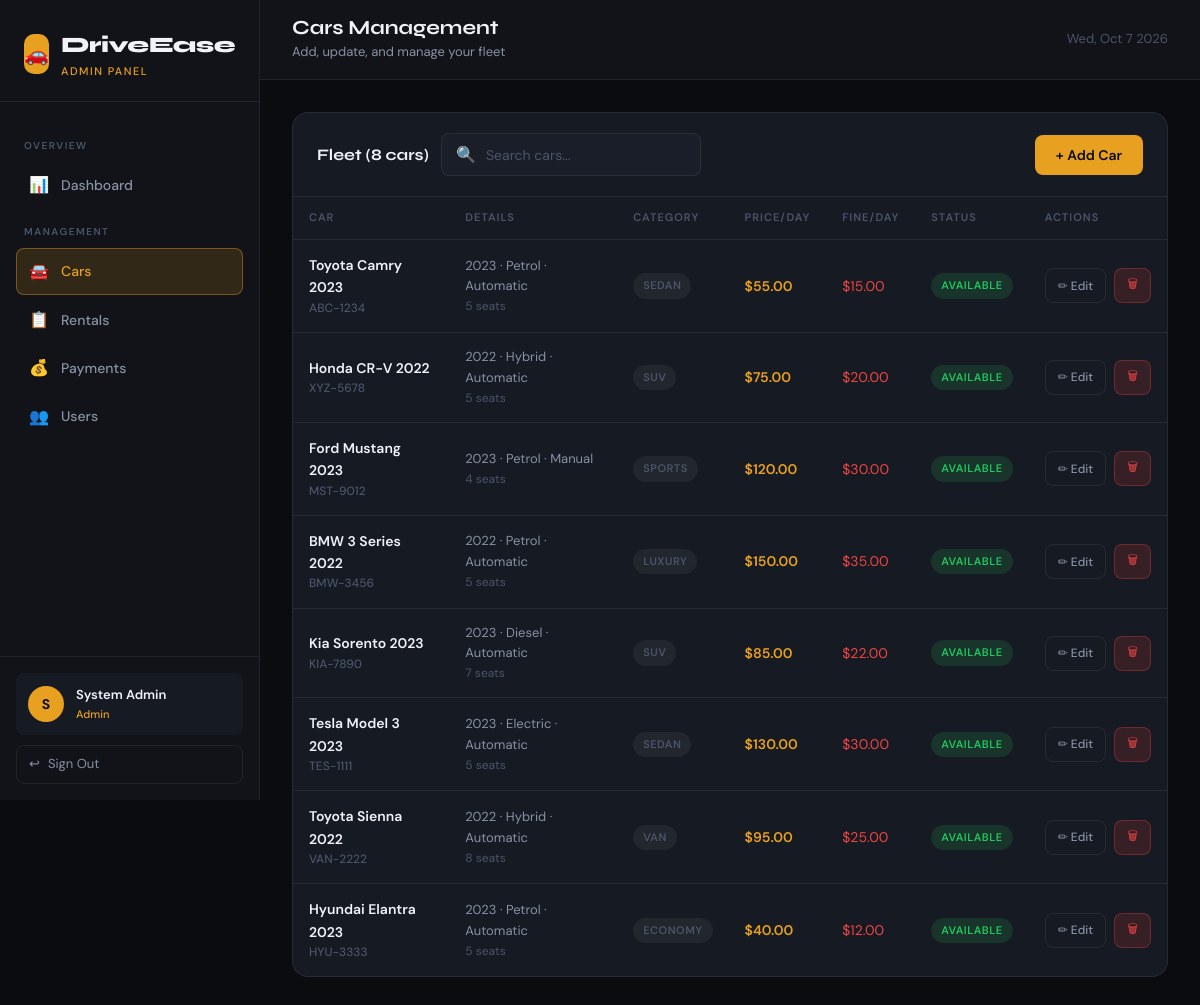
The page /admin/cars.php (signed in) on the database its author committed.
### tables this page shows
CREATE TABLE IF NOT EXISTS cars (
    id INT AUTO_INCREMENT PRIMARY KEY,
    name VARCHAR(100) NOT NULL,
    brand VARCHAR(100) NOT NULL,
    model VARCHAR(100) NOT NULL,
    year INT NOT NULL,
    license_plate VARCHAR(20) NOT NULL UNIQUE,
    category ENUM('economy', 'sedan', 'suv', 'luxury', 'van', 'sports') NOT NULL DEFAULT 'sedan',
    seats INT NOT NULL DEFAULT 5,
    fuel_type ENUM('petrol', 'diesel', 'electric', 'hybrid') NOT NULL DEFAULT 'petrol',
    transmission ENUM('automatic', 'manual') NOT NULL DEFAULT 'automatic',
    price_per_day DECIMAL(10,2) NOT NULL,
    fine_per_day DECIMAL(10,2) NOT NULL DEFAULT 15.00,
    status ENUM('available', 'rented', 'maintenance') NOT NULL DEFAULT 'available',
    image_url VARCHAR(255) DEFAULT NULL,
    description TEXT,
    created_at TIMESTAMP DEFAULT CURRENT_TIMESTAMP,
    updated_at TIMESTAMP DEFAULT CURRENT_TIMESTAMP ON UPDATE CURRENT_TIMESTAMP
);

### includes/functions.php (called while the page is built, shortened)
<?php
function getAllCars($status = null) {
    $conn = getDBConnection();
    if ($status) {
        $stmt = $conn->prepare("SELECT * FROM cars WHERE status = ? ORDER BY created_at DESC");
        $stmt->bind_param("s", $status);
    } else {
        $stmt = $conn->prepare("SELECT * FROM cars ORDER BY created_at DESC");
    }
    $stmt->execute();
    return $stmt->get_result()->fetch_all(MYSQLI_ASSOC);
}
?>

### admin/cars.php (the view, shortened to what this page needs)
<?php
require_once '../includes/functions.php';
require_once '../includes/layout.php';
$cars = getAllCars();
?>
<!DOCTYPE html>
<html lang="en">
<head>
    <link rel="stylesheet" href="../assets/css/style.css">
</head>
<body>
<div class="app-layout">
    <?php renderSidebar('admin', 'cars'); ?>
    <div class="main-content">
        <?php renderTopbar('Cars Management', 'Add, update, and manage your fleet'); ?>
        <div class="page-content">
            <div class="card">
                <div class="card-header">
                    <div class="flex items-center gap-12">
                        <h3 class="card-title">Fleet (<?= count($cars) ?> cars)</h3>
                        <div class="search-bar">
                            <span>🔍</span>
                            <input type="text" id="search-cars" placeholder="Search cars...">
                        </div>
                    </div>
                    <button class="btn btn-primary" onclick="openModal('add-car-modal')">+ Add Car</button>
                </div>
                <div class="table-wrapper">
                    <?php if (empty($cars)): ?>
                    <div class="empty-state">
                        <div class="empty-icon">🚘</div>
                        <div class="empty-title">No cars added yet</div>
                        <div class="empty-text">Add your first car to get started</div>
                    </div>
                    <?php else: ?>
                    <table id="cars-table">
                        <thead>
                            <tr>
                                <th>Car</th>
                                <th>Details</th>
                                <th>Category</th>
                                <th>Price/Day</th>
                                <th>Fine/Day</th>
                                <th>Status</th>
                                <th>Actions</th>
                            </tr>
                        </thead>
                        <tbody>
                            <?php foreach ($cars as $car): ?>
                            <tr>
                                <td>
                                    <div class="fw-600"><?= htmlspecialchars($car['name']) ?></div>
                                    <div style="font-size:12px;color:var(--text-muted)"><?= htmlspecialchars($car['license_plate']) ?></div>
                                </td>
                                <td>
                                    <div style="font-size:13px"><?= $car['year'] ?> · <?= ucfirst($car['fuel_type']) ?> · <?= ucfirst($car['transmission']) ?></div>
                                    <div style="font-size:12px;color:var(--text-muted)"><?= $car['seats'] ?> seats</div>
                                </td>
                                <td><span class="badge badge-muted"><?= ucfirst($car['category']) ?></span></td>
                                <td class="text-accent fw-600">$<?= number_format($car['price_per_day'], 2) ?></td>
                                <td class="text-danger">$<?= number_format($car['fine_per_day'], 2) ?></td>
                                <td>
                                    <?php
                                    $statusBadges = [
                                        'available' => 'badge-success',
                                        'rented' => 'badge-warning',
                                        'maintenance' => 'badge-danger',
                                    ];
                                    $cls = $statusBadges[$car['status']] ?? 'badge-muted';
                                    ?>
                                    <span class="badge <?= $cls ?>"><?= ucfirst($car['status']) ?></span>
                                </td>
                                <td>
                                    <div class="flex gap-8">
                                        <button class="btn btn-outline btn-sm" onclick='editCar(<?= json_encode($car) ?>)'>✏ Edit</button>
                                        <form method="POST" style="display:inline" onsubmit="return confirm('Delete this car?')">
                                            <button type="submit" class="btn btn-danger btn-sm">🗑</button>
                                        </form>
                                    </div>
                                </td>
                            </tr>
                            <?php endforeach; ?>
                        </tbody>
                    </table>
                    <?php endif; ?>
                </div>
            </div>
        </div>
    </div>
</div>
</body>
</html>

### includes/layout.php (shortened to what this page needs)
<?php
function renderSidebar($role, $activePage = '') {
    $isAdmin = ($role === 'admin');
?>
<div class="sidebar" id="sidebar">
    <div class="sidebar-brand">
        <div class="brand-logo">
            <div class="brand-icon">🚗</div>
            <div>
                <div class="brand-name">DriveEase</div>
                <div class="brand-sub"><?= $isAdmin ? 'Admin Panel' : 'Customer' ?></div>
            </div>
        </div>
    </div>
    <nav class="sidebar-nav">
        <?php if ($isAdmin): ?>
        <div class="nav-section-title">Overview</div>
        <a href="dashboard.php" class="nav-item <?= $activePage === 'dashboard' ? 'active' : '' ?>">
            <span class="nav-icon">📊</span> Dashboard
        </a>
        <div class="nav-section-title">Management</div>
        <a href="cars.php" class="nav-item <?= $activePage === 'cars' ? 'active' : '' ?>">
            <span class="nav-icon">🚘</span> Cars
        </a>
        <a href="rentals.php" class="nav-item <?= $activePage === 'rentals' ? 'active' : '' ?>">
            <span class="nav-icon">📋</span> Rentals
        </a>
        <a href="payments.php" class="nav-item <?= $activePage === 'payments' ? 'active' : '' ?>">
            <span class="nav-icon">💰</span> Payments
        </a>
        <a href="users.php" class="nav-item <?= $activePage === 'users' ? 'active' : '' ?>">
            <span class="nav-icon">👥</span> Users
        </a>
        <?php endif; ?>
    </nav>
    <div class="sidebar-footer">
        <div class="user-card">
            <div class="user-avatar"><?= strtoupper(substr($_SESSION['user_name'] ?? 'U', 0, 1)) ?></div>
            <div>
                <div class="user-info-name"><?= htmlspecialchars($_SESSION['user_name'] ?? '') ?></div>
                <div class="user-info-role"><?= $_SESSION['user_role'] ?? '' ?></div>
            </div>
        </div>
        <a href="../logout.php" class="btn-logout">
            <span>↩</span> Sign Out
        </a>
    </div>
</div>
<?php
}
function renderTopbar($title, $subtitle = '') {
?>
<div class="topbar">
    <div>
        <h1 class="topbar-title"><?= $title ?></h1>
        <?php if ($subtitle): ?>
        <div style="font-size:13px;color:var(--text-secondary);margin-top:2px"><?= $subtitle ?></div>
        <?php endif; ?>
    </div>
    <div class="topbar-right">
        <div style="font-size:13px;color:var(--text-muted)"><?= date('D, M j Y') ?></div>
    </div>
</div>
<?php
}
?>

### rows shown on the page
cars: name "Toyota Camry 2023", license_plate "ABC-1234", year "2023", fuel_type "Petrol", transmission "Automatic", seats "5", category "SEDAN", price_per_day "55.00", fine_per_day "15.00", status "AVAILABLE"
cars: name "Honda CR-V 2022", license_plate "XYZ-5678", year "2022", fuel_type "Hybrid", transmission "Automatic", seats "5", category "SUV", price_per_day "75.00", fine_per_day "20.00", status "AVAILABLE"
cars: name "Ford Mustang 2023", license_plate "MST-9012", year "2023", fuel_type "Petrol", transmission "Manual", seats "4", category "SPORTS", price_per_day "120.00", fine_per_day "30.00", status "AVAILABLE"
cars: name "BMW 3 Series 2022", license_plate "BMW-3456", year "2022", fuel_type "Petrol", transmission "Automatic", seats "5", category "LUXURY", price_per_day "150.00", fine_per_day "35.00", status "AVAILABLE"
cars: name "Kia Sorento 2023", license_plate "KIA-7890", year "2023", fuel_type "Diesel", transmission "Automatic", seats "7", category "SUV", price_per_day "85.00", fine_per_day "22.00", status "AVAILABLE"
cars: name "Tesla Model 3 2023", license_plate "TES-1111", year "2023", fuel_type "Electric", transmission "Automatic", seats "5", category "SEDAN", price_per_day "130.00", fine_per_day "30.00", status "AVAILABLE"
cars: name "Toyota Sienna 2022", license_plate "VAN-2222", year "2022", fuel_type "Hybrid", transmission "Automatic", seats "8", category "VAN", price_per_day "95.00", fine_per_day "25.00", status "AVAILABLE"
cars: name "Hyundai Elantra 2023", license_plate "HYU-3333", year "2023", fuel_type "Petrol", transmission "Automatic", seats "5", category "ECONOMY", price_per_day "40.00", fine_per_day "12.00", status "AVAILABLE"

### other values the page prints
substr($_SESSION['user_name'] ?? 'U', 0, 1) "S"
$_SESSION['user_name'] "System Admin"
$_SESSION['user_role'] "Admin"
$title "Cars Management"
$subtitle "Add, update, and manage your fleet"
count($cars) "8"
